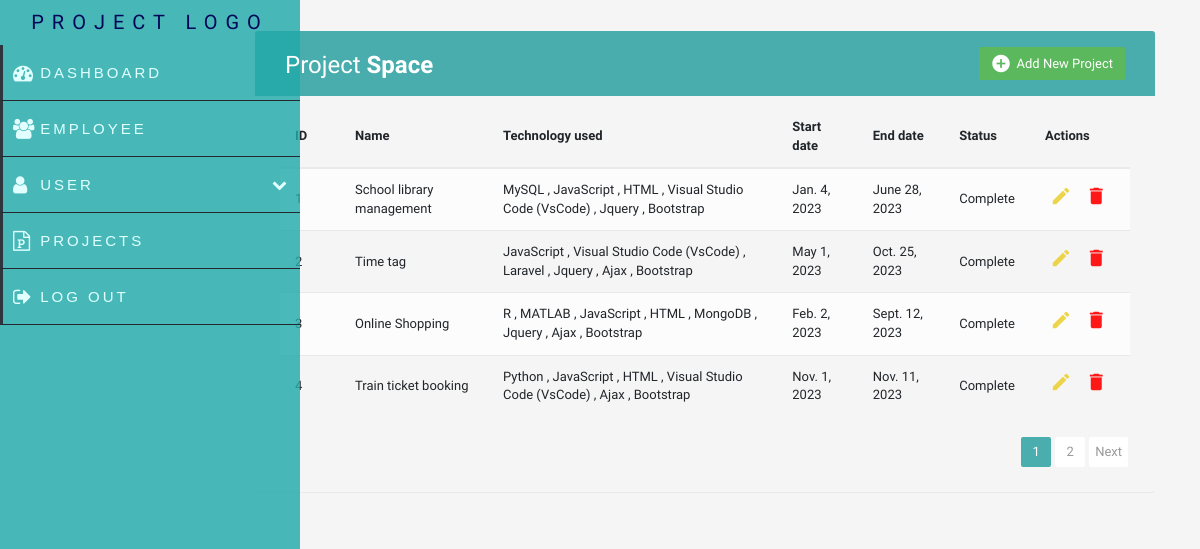
Screenshot of /project with the database file from the repository.
### app/models.py (models this page shows, shortened)
class Project(models.Model):
    PROJECT_CHOICES = [
        ('Active', 'Active'),
        ('Complete', 'Complete'),
    ]
    id = models.IntegerField(primary_key=True)
    project_name = models.CharField(max_length=255, null=True)
    technology=models.ManyToManyField(Technology_list, blank=True)
    description = models.TextField(max_length=1000 , null=True)
    roles_responsibilities = RichTextField(null=True)
    start_date = models.DateField()
    end_date = models.DateField()
    project_status = models.CharField(max_length=20, choices=PROJECT_CHOICES, null=True)

class Technology_list(models.Model):
    name = models.CharField(max_length=100)

### app/views.py (the view)
# urls.py: path('project', views.project , name="dashboard-project"),
def project(request):
    projects = Project.objects.all()
    paginator=Paginator(projects,4)
    page_num=request.GET.get('page')
    project_data =paginator.get_page(page_num)
    context = {
        "projects": project_data,
    }
    return render(request, 'dashboard/project.html', context)

### templates/dashboard/project.html (shortened to what this page needs)
{% extends 'main/base.html' %}
{% block content %}
<link rel="stylesheet" href="https://maxcdn.bootstrapcdn.com/font-awesome/4.7.0/css/font-awesome.min.css">
<link rel="stylesheet" href="https://maxcdn.bootstrapcdn.com/bootstrap/3.3.7/css/bootstrap.min.css">
  <body>
	<div >
   <div class="container">
        <div class="row">
    <div class="container">
        <div class="table-wrapper">
            <div class="table-title">
                <div class="row">
                    <div class="col-sm-6">
						<h2>Project <b>Space</b></h2>
					</div>
					<div class="col-sm-6">
						<a href="{% url 'dashboard-project_add' %}" class="btn btn-success"  data-toggle="tooltip" title="Add Project"><i class="material-icons">&#xE147;</i> <span>Add New Project</span></a>
					</div>
                </div>
            </div>
            <table class="table table-striped table-hover">
                <thead>
                    <tr>
						<th>ID</th>
                        <th>Name</th>
                        <th>Technology used</th>
						<th>Start date</th>
						<th>End date</th>
						<th>Status</th>
                        <th>Actions</th>
                    </tr>
                </thead>
				<tbody>
					{% for i in projects %}
						<tr>
							<td>{{ i.id }}</td>
							<td>{{ i.project_name }}</td>
							<td>
								{% for tech in i.technology.all %}
									{{ tech.name }}
									{% if not forloop.last %} , {% endif %}
								{% endfor %}
							</td>
							<td>{{i.start_date }}</td>
							<td>{{ i.end_date }}</td>
							<td>{{ i.project_status}}</td>
							<td>
								<a href="{% url 'dashboard-project_edit' i.id %}" class="edit"><i class="material-icons" data-toggle="tooltip" title="Edit">&#xE254;</i></a>
								<a href="{% url 'dashboard-project_delete' i.id %}" class="delete"><i class="material-icons" data-toggle="tooltip" title="Delete">&#xE872;</i></a>
							</td>
						</tr>
					{% endfor %}
				</tbody>
            </table>
			<div class="clearfix">
				<ul class="pagination">
					{% for num in projects.paginator.page_range %}
						<li class="page-item {% if num == projects.number %}active{% endif %}">
							<a href="?page={{ num }}" class="page-link">{{ num }}</a>
						</li>
					{% endfor %}
					{% if projects.has_next %}
						<li class="page-item"><a href="?page={{ projects.next_page_number }}" class="page-link">Next</a></li>
					{% endif %}
				</ul>
			</div>
        </div>
    </div>
</div>
</div>
{% endblock %}

### templates/main/nav.html (style rules this page uses)
.active { background-color: red; }
body { margin: 0px; padding: 0px; }

### templates/dashboard/project.html (style rules this page uses)
body { color: #566787; background: #f5f5f5; font-family: 'Varela Round', sans-serif; font-size: 13px; }
.container { padding-left: 120px; width: 2000px; }
.table-wrapper { background: #f5f5f5; padding-left: 100px; padding: 20px 25px; margin: 30px 0; border-radius: 3px; box-shadow: 0 1px 1px rgba(0,0,0,.05); }
.table-title { padding-bottom: 15px; background: #239e9ed0; color: #fff; padding: 16px 30px; margin: -20px -25px 10px; border-radius: 3px 3px 0 0; }
.table-title h2 { margin: 5px 0 0; font-size: 24px; }
.table-title .btn { color: #fff; float: right; font-size: 13px; border: none; min-width: 50px; border-radius: 2px; border: none; outline: none !important; margin-left: 10px; }
.table-title .btn i { float: left; font-size: 21px; margin-right: 5px; }
.table-title .btn span { float: left; margin-top: 2px; }
table.table tr th, table.table tr td { border-color: #e9e9e9; padding: 12px 15px; vertical-align: middle; }
table.table tr th:first-child { width: 60px; }
table.table tr th:last-child { width: 100px; }
table.table-striped tbody tr:nth-of-type(odd) { background-color: #fcfcfc; }
table.table td:last-child i { opacity: 0.9; font-size: 22px; margin: 0 5px; }
table.table td a { font-weight: bold; color: #5a5d63; display: inline-block; text-decoration: none; outline: none !important; }
table.table td a.edit { color: rgb(236, 209, 56) }
table.table td a.delete { color: red; }
table.table td a { font-size: 20px; }
.pagination { float: right; margin: 0 0 5px; }
.pagination li a { border: none; font-size: 13px; min-width: 30px; min-height: 30px; color: #999; margin: 0 2px; line-height: 30px; border-radius: 2px !important; text-align: center; padding: 0 6px; }
.pagination li.active a, .pagination li.active a.page-link { background: #239e9ed0; }

### rows the page displays
Project: id "1", project_name "School library management", start_date "Jan. 4, 2023", end_date "June 28, 2023", project_status "Complete"
Technology_list: name "MySQL"
Technology_list: name "JavaScript"
Technology_list: name "HTML"
Technology_list: name "Visual Studio Code (VsCode)"
Technology_list: name "Jquery"
Technology_list: name "Bootstrap"
Project: id "2", project_name "Time tag", start_date "May 1, 2023", end_date "Oct. 25, 2023", project_status "Complete"
Technology_list: name "Laravel"
Technology_list: name "Ajax"
Project: id "3", project_name "Online Shopping", start_date "Feb. 2, 2023", end_date "Sept. 12, 2023", project_status "Complete"
Technology_list: name "R"
Technology_list: name "MATLAB"
Technology_list: name "MongoDB"
Project: id "4", project_name "Train ticket booking", start_date "Nov. 1, 2023", end_date "Nov. 11, 2023", project_status "Complete"
Technology_list: name "Python"

### other values shown
{{ num }} "1" "2"
